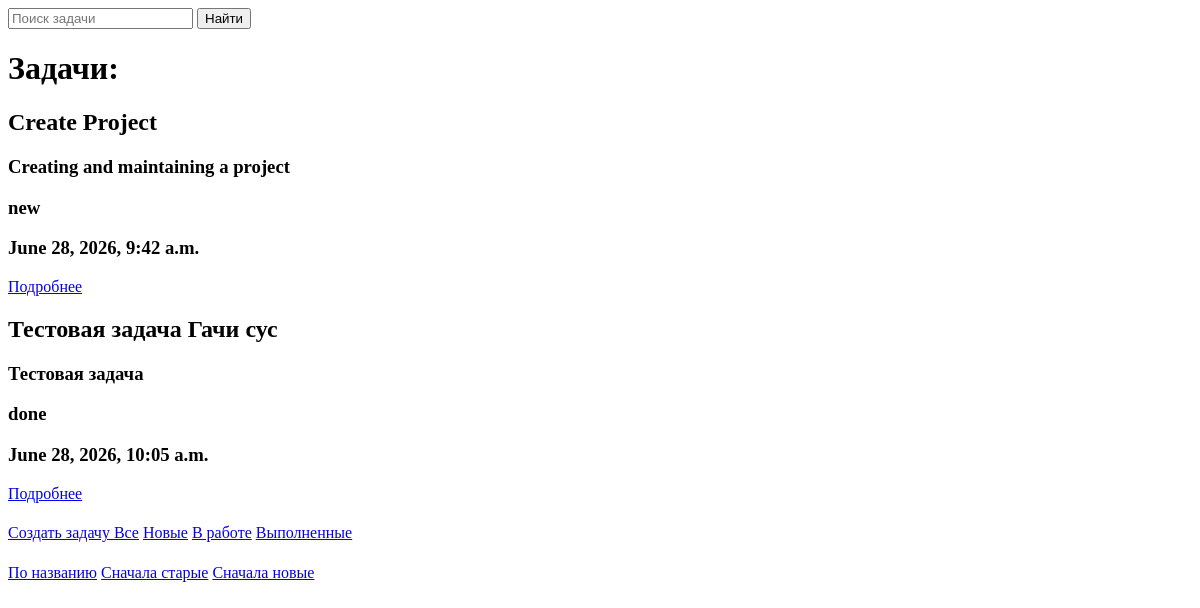
/?sort=title, run on an earlier commit of the app's database.
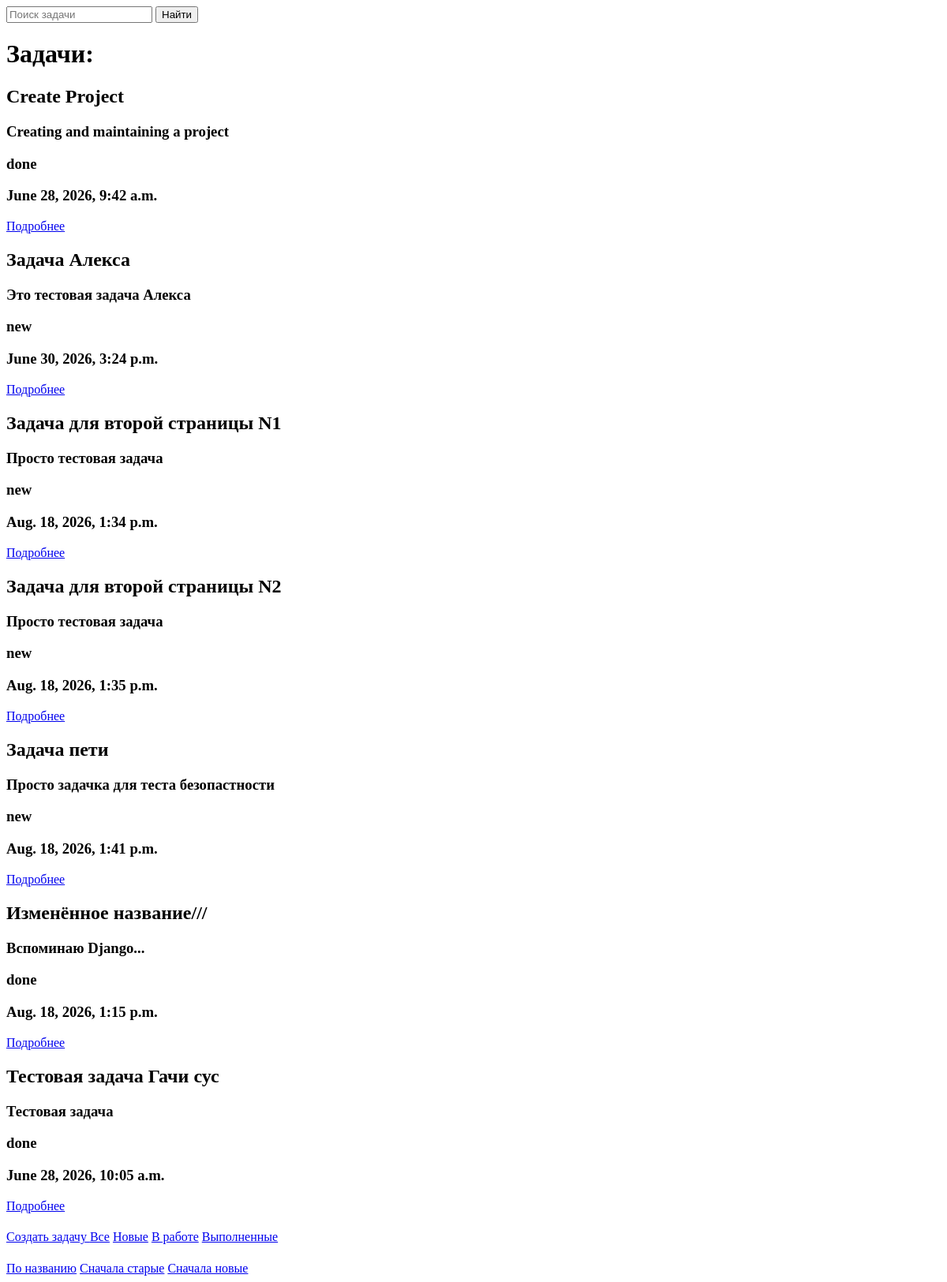
And on a later commit of the database.
### main/models.py (models this page shows, shortened)
class Task(models.Model):
    STATUS_CHOICES = [
        ('new', 'новая'),
        ('in_progress', 'В работе'),
        ('done', 'Выполнена'),
    ]
    owner = models.ForeignKey(settings.AUTH_USER_MODEL,on_delete=models.CASCADE,related_name='tasks')
    title = models.CharField(max_length=100)
    description = models.TextField()
    status =  models.CharField(max_length=20, choices=STATUS_CHOICES, default='new')
    created_at = models.DateTimeField(auto_now_add=True)

### main/views.py (the view)
# urls.py: path('', tasks, name='tasks'),
def tasks(request):
    status = request.GET.get('status')
    q = request.GET.get('q')
    sort = request.GET.get('sort')
    tasks = Task.objects.all()
    if status:
        tasks = Task.objects.filter(status=status)
    if q:
        tasks = tasks.filter(title__icontains=q)
    if sort:
        tasks = tasks.order_by(sort)
    return render(request, 'main/tasks.html', {'tasks': tasks})

### main/templates/main/tasks.html (shortened to what this page needs)
<form method="GET">
    <input type="text" name="q" placeholder="Поиск задачи">
    <button type="submit">Найти</button>
</form>
<h1> Задачи: </h1>
{% for task in tasks %}
    <h2>{{ task.title }}</h2>
    <h3>{{ task.description }}</h3>
    <h3>{{ task.status }}</h3>
    <h3>{{ task.created_at }}</h3>
    <a href='task/{{task.id}}/' class="btn"> Подробнее </a>
{% endfor %}
<a href='{% url 'addtask' %}' class="btn"> Создать задачу </a>
<a href="{% url 'tasks' %}">Все</a>
<a href="{% url 'tasks' %}?status=new">Новые</a>
<a href="{% url 'tasks' %}?status=in_progress">В работе</a>
<a href="{% url 'tasks' %}?status=done">Выполненные</a>
<a href="?sort=title">По названию</a>
<a href="?sort=created_at">Сначала старые</a>
<a href="?sort=-created_at">Сначала новые</a>

What changed in the data, as far as the page shows it:
changed Task "Create Project": status "new" → "done"
added Task: title "Задача Алекса", description "Это тестовая задача Алекса", status "new", created_at "June 30, 2026, 3:24 p.m."
added Task: title "Задача для второй страницы N1", description "Просто тестовая задача", status "new", created_at "Aug. 18, 2026, 1:34 p.m."
added Task: title "Задача для второй страницы N2", description "Просто тестовая задача", status "new", created_at "Aug. 18, 2026, 1:35 p.m."
added Task: title "Задача пети", description "Просто задачка для теста безопастности", status "new", created_at "Aug. 18, 2026, 1:41 p.m."
added Task: title "Изменённое название///", description "Вспоминаю Django...", status "done", created_at "Aug. 18, 2026, 1:15 p.m."
